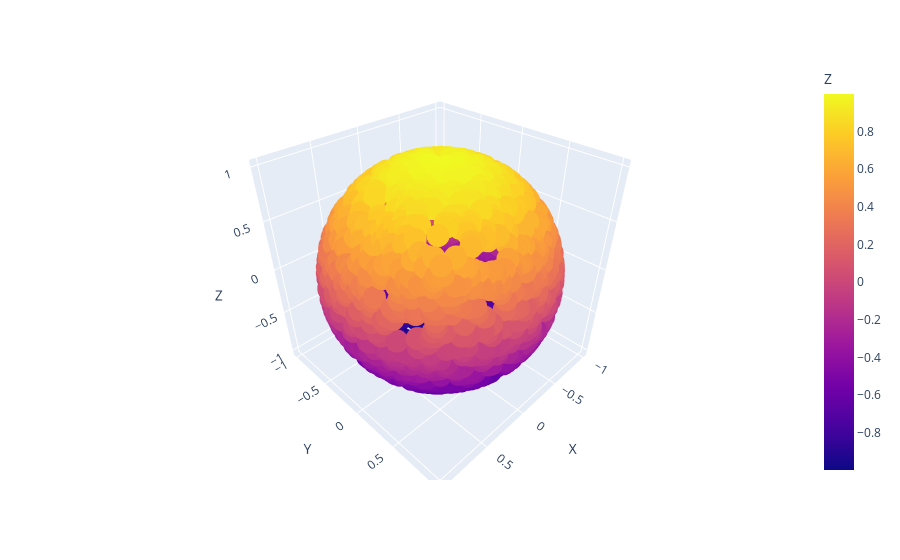

This figure's notebook cell:
### Markdown cell above
### uniform unit vector generation

### Code cell
# Read data from a csv
import plotly.express as px

N = 2000
xs = (np.random.random(N) - 0.5) * 2
ys = (np.random.random(N) - 0.5) * 2
zs = (np.random.random(N) - 0.5) * 2
xs = (np.random.normal(0, 1, N))
ys = (np.random.normal(0, 1, N))
zs = (np.random.normal(0, 1, N))

random_vectors = np.array([xs, ys, zs]).T
random_unit_vectors = np.zeros(shape=random_vectors.shape)
for i in range(random_vectors.shape[0]):
    random_unit_vectors[i] = random_vectors[i] / np.linalg.norm(random_vectors[i])

df = pd.DataFrame(random_unit_vectors, columns=["X", "Y", "Z"])

fig = px.scatter_3d(df, x='X', y='Y', z='Z', color='Z')
fig.show()

### Figure 1 — Plotly figure (JSON) as saved in the notebook; plotly's stock layout.template omitted (floating-point values rounded to 4 significant figures; data arrays with more than 128 entries replaced by an {"elided": "..."} marker saying what was removed)
{"data": [{"hovertemplate": "X=%{x}<br>Y=%{y}<br>Z=%{marker.color}<extra></extra>", "legendgroup": "", "marker": {"color": {"elided": "2000 float values"}, "coloraxis": "coloraxis", "symbol": "circle"}, "mode": "markers", "name": "", "scene": "scene", "showlegend": false, "type": "scatter3d", "x": {"elided": "2000 float values"}, "y": {"elided": "2000 float values"}, "z": {"elided": "2000 float values"}}], "layout": {"coloraxis": {"colorbar": {"title": {"text": "Z"}}, "colorscale": [[0, "#0d0887"], [0.1111, "#46039f"], [0.2222, "#7201a8"], [0.3333, "#9c179e"], [0.4444, "#bd3786"], [0.5556, "#d8576b"], [0.6667, "#ed7953"], [0.7778, "#fb9f3a"], [0.8889, "#fdca26"], [1, "#f0f921"]]}, "legend": {"tracegroupgap": 0}, "margin": {"t": 60}, "scene": {"domain": {"x": [0, 1], "y": [0, 1]}, "xaxis": {"title": {"text": "X"}}, "yaxis": {"title": {"text": "Y"}}, "zaxis": {"title": {"text": "Z"}}}}}
